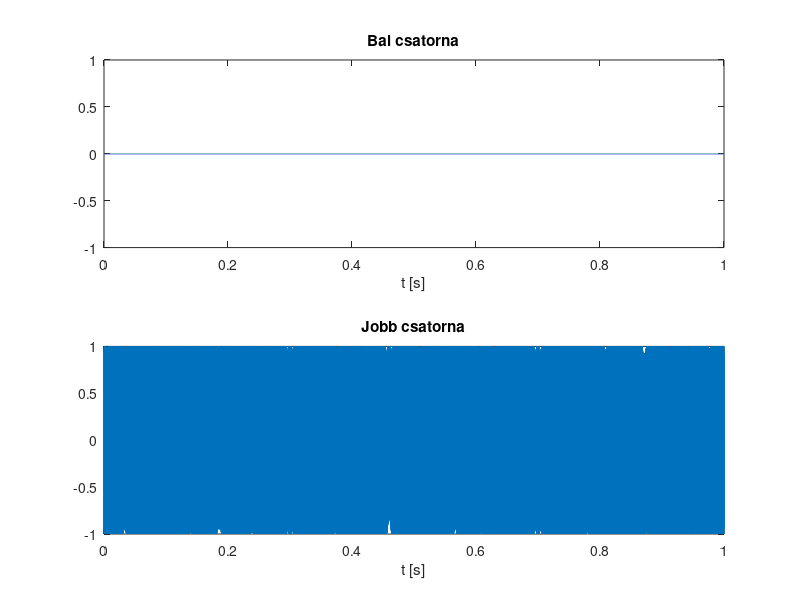

Here is the MATLAB script that generated this plot:
clear all;
clc;

compose_signal = @(left, right) int16([left(:) right(:)]*32768);


filename = 'input.dat';
fs = 48000;
select = 3;

switch select
    case 1  % 440 Hz-es szinusz- es koszinuszjel
        t = 0:1/fs:1;
        signal = compose_signal(sin(2*pi*440*t), cos(2*pi*440*t));
        
    case 2  % 100 Hz-es haromszogjel a bal csatornan, pl. PLL tesztelesehez
        t = 0:1/fs:1;
        signal = compose_signal(sawtooth(2 * pi * 100 * t, 0.5), 0 * t);
        
    case 3  % sweep (chirp) jel a jobb csatornan, pl. szuro meresehez
        t = 0:1/fs:1;
        signal = compose_signal(0*t, chirp(t, 5000, 1, 15000, 'linear'));  
end


fid = fopen(filename, 'wt');
fprintf(fid, '%d %d\n', signal');
fclose(fid);
t = (0:size(signal, 1)-1) / fs;
subplot(211)
plot(t, double(signal(:, 1)) / 32768.0)
xlabel('t [s]')
title('Bal csatorna')
subplot(212)
plot(t, double(signal(:, 2)) / 32768.0)
xlabel('t [s]')
title('Jobb csatorna')
